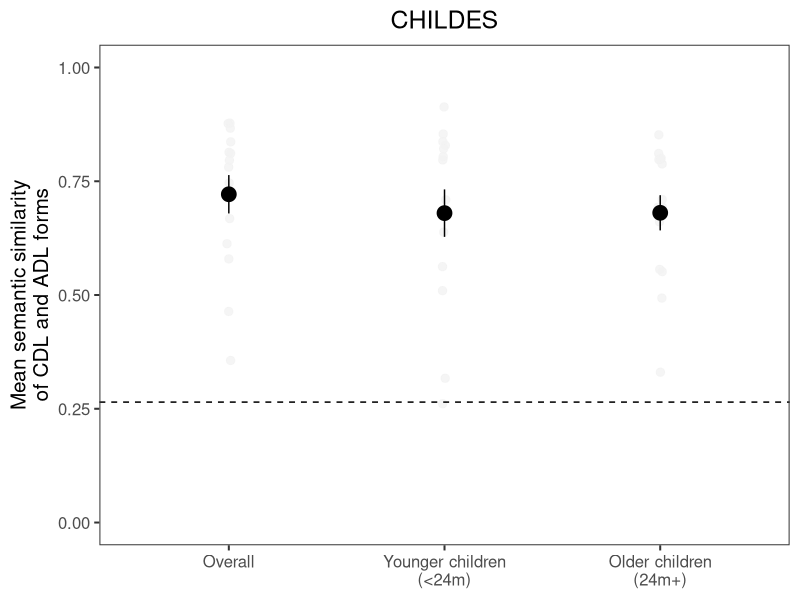
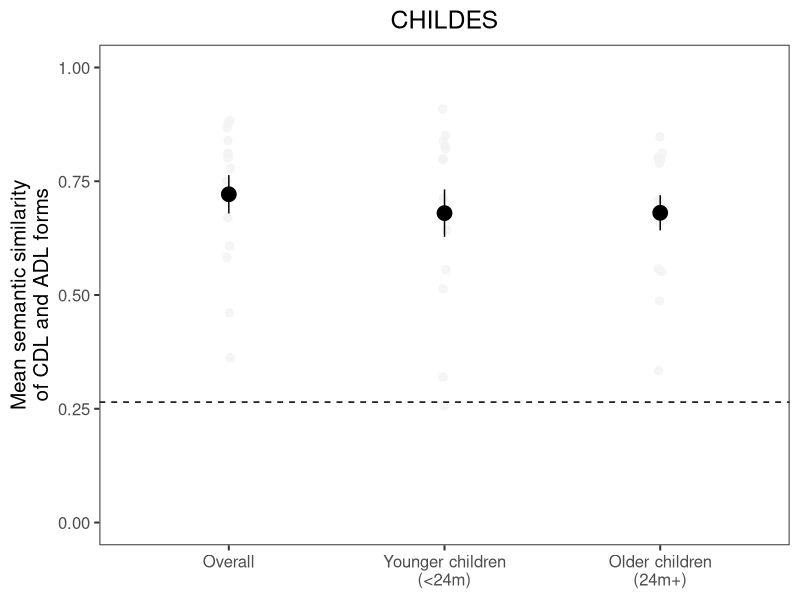

Write the R code that produced these figures, in order.
library(tidyverse)

# get all utterances from providence corpus
cos_sim <- read.csv("data_prep/word2vec/cosine_similarity.csv")  %>%
  pivot_longer(c("overall", "younger", "older"), names_to = "age", values_to = "cosine_similarity") %>%
  mutate(age = factor(age, levels = c("overall", "younger", "older")))
                      
cos_sim_summary <- cos_sim %>%
  group_by(age) %>%
  summarize(mean = mean(cosine_similarity, na.rm = TRUE), 
            se = sd(cosine_similarity, na.rm = TRUE)/sqrt(length(cosine_similarity))) %>%
  mutate(age = factor(age, levels = c("overall", "younger", "older")))

ggplot() +
  geom_jitter(data = cos_sim, aes(x = age, y = cosine_similarity), 
             color = "#F2F2F2", size = 2.5, width = 0.01, alpha=0.8) +
  geom_pointrange(data = cos_sim_summary, aes(x = age, y = mean, ymin = mean-se, ymax = mean+se), 
                  size = 1) +
  geom_hline(yintercept = 0.2646741, linetype = "dashed") +
  labs(y = "Mean semantic similarity\nof CDL and ADL forms", title = "CHILDES") +
  ylim(0, 1) +
  scale_x_discrete(labels = c("Overall", "Younger children\n(<24m)", "Older children\n(24m+)")) +
  theme_test(base_size = 15) +
  theme(legend.position = "none", plot.title = element_text(hjust = 0.5), 
        axis.title.x = element_blank())
ggsave("figs/cos_sim.jpg", height = 5, width = 6, dpi = 300)